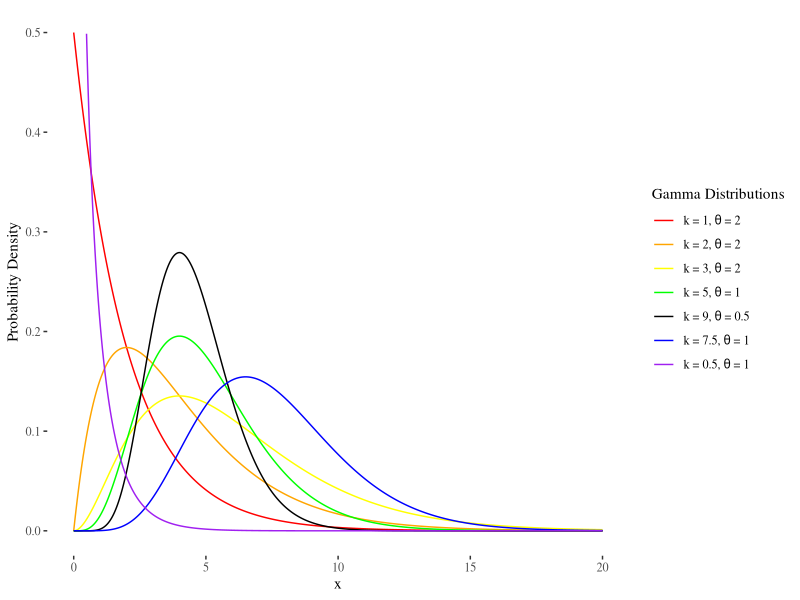

R code for this plot:
## ---- chunk 1
library(ggthemes)
library(ggplot2)
x = seq(from=0, to=20, by=0.005)

#texts = c("k=1.0, theta=2.0", "k=2.0, theta=2.0", "k=3.0, theta=2.0",
#          "k=5.0, theta=1.0", "k=9.0, theta=0.5", "k=7.5, theta=1.0",
#          "k=0.5, theta=1.0")
colors = c("red","orange","yellow","green","black","blue","purple")

ga1 = dgamma(x,shape=1.0,scale=2.0)
ga2 = dgamma(x,shape=2.0,scale=2.0)
ga3 = dgamma(x,shape=3.0,scale=2.0)
ga4 = dgamma(x,shape=5.0,scale=1.0)
ga5 = dgamma(x,shape=9.0,scale=0.5)
ga6 = dgamma(x,shape=7.5,scale=1.0)
ga7 = dgamma(x,shape=0.5,scale=1.0)

# plot(x,ga1,type="n",xlim=c(0,20),ylim=c(0,0.5))
# lines(x,ga1,type="l",col=color[1])
# lines(x,ga2,type="l",col=color[2])
# lines(x,ga3,type="l",col=color[3])
# lines(x,ga4,type="l",col=color[4])
# lines(x,ga5,type="l",col=color[5])
# lines(x,ga6,type="l",col=color[6])
# lines(x,ga7,type="l",col=color[7])
# legend("topright", texts, lty=rep(c(1),7), col = color)

# New code

my_gamma = data.frame(x = x, ga1 = ga1, ga2 = ga2, ga3 = ga3, ga4 = ga4, ga5 = ga5, ga6 = ga6, ga7 = ga7)

ggplot(data = my_gamma) + geom_line(aes(x = x, y = ga1, col = "a")) + 
  geom_line(aes(x = x, y = ga2, col = "b")) +
  geom_line(aes(x = x, y = ga3, col = "c")) + 
  geom_line(aes(x = x, y = ga4, col = "d")) +
  geom_line(aes(x = x, y = ga5, col = "e")) +
  geom_line(aes(x = x, y = ga6, col = "f")) +
  geom_line(aes(x = x, y = ga7, col = "g")) +
  scale_color_manual(values = colors,
                     labels = c(bquote(paste(k, " = ", 1, ", ", theta, " = ", 2)),
                                bquote(paste(k, " = ", 2, ", ", theta, " = ", 2)), 
                                bquote(paste(k, " = ", 3, ", ", theta, " = ", 2)),
                                bquote(paste(k, " = ", 5, ", ", theta, " = ", 1)),
                                bquote(paste(k, " = ", 9, ", ", theta, " = ", 0.5)),
                                bquote(paste(k, " = ", 7.5, ", ", theta, " = ", 1)),
                                bquote(paste(k, " = ", 0.5, ", ", theta, " = ", 1))),
                     name = "Gamma Distributions") + 
  xlim(0, 20) + ylim(0, 0.5) +
  ylab("Probability Density") + xlab("x") + theme_tufte()
## ---- chunk 2
temp <- matrix(c(0.75, 1, 0.67, 0.047), nrow = 2, byrow = TRUE)
rownames(temp) <- c('Before', 'After')
colnames(temp) <- c('lambda', 'Standard Deviation')

knitr::kable(
  x = temp,
  booktabs = TRUE,
  caption = 'Before and after seeing the data'
)
